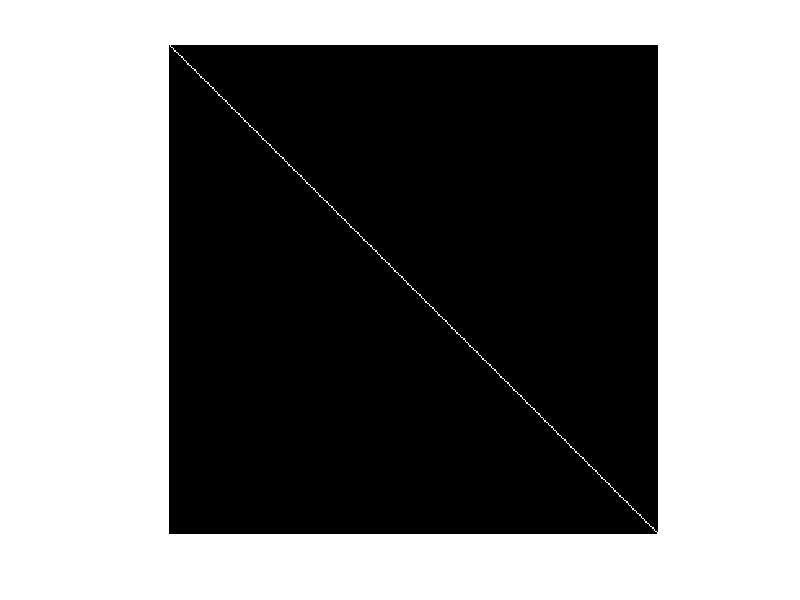

The MATLAB script that drew this image: (Note: this script raises an error after producing the figure.)
% I
A = eye(3);
B = [3 2 4;
    1 2 8;
    6 1 5];
C = A + B;
D = B * 40;
%%
% II

% II.1
E = eye(300);
figure(1); imshow(E)
%%

% II.2
bat = imread("BATEAU.PGM");
bat;
figure(1); imshow(bat)

% De la comprssion avec perte
% Avantages : prend moins de place
% Inconvénient : perte d'information (irrév)

bateau = imread("BATEAU.JPG");
bateau;
figure(2); imshow(bateau)
%%
% III

% III.1

figure(3), imhist(bateau)

bs = imread("BATEAUSOMBRE.JPG");
bs;
figure(1); imshow(bs)
figure(2), imhist(bs)

equalized = histeq(bs, 255)
figure(1); imshow(equalized)

% Concl sur hist & égalisation : 
%%
% III.2
bruit = uint8(randi([0, 20], [256, 256]))
bb = bateau + bruit
figure(1); imshow(bb)
bts = bs + bruit
figure(1); imshow(bts)

% En zoomant sur les mm zones :
% Ressemble au bruit qd photo prise en faible luminosité

z = imnoise(bat, 'salt & pepper')
figure(1); imshow(z)

% Pk ça s'appelle "poivre & sel" : 
%%
% III.3

% sine4
sinus4 = imread("sine4.png")
figure(1); imshow(sinus4)

F4 = fft2(sinus4)
figure(1); imshow(abs(F4))

Fs4 = fftshift(F4)
figure(1); imshow(abs(Fs4))

log_Fs4 = log(1 + abs(Fs4))
figure(1); imshow(abs(log_Fs4))
imshow(log_Fs4, [])

% sine16
sinus16 = imread("sine16.png")
figure(1); imshow(sinus16)

F16 = fft2(sinus16)
figure(1); imshow(abs(F16))

Fs16 = fftshift(F16)
figure(1); imshow(abs(Fs16))

log_Fs16 = log(1 + abs(Fs16))
figure(1); imshow(abs(log_Fs16))
imshow(log_Fs16, [])

% Observation : on voit bien la fréquence du sinus
%%
% IV

merR = imread("mer-R.JPG")
figure(1); imshow(merR)
merG = imread("mer-V.JPG")
figure(1); imshow(merG)
merB = imread("mer-B.JPG")
figure(1); imshow(merB)

mer = cat(3, merR, merG, merB) % concat sur la "3ème" dimension
figure(1); imshow(mer)
%%
% V

bw = imread("BW.bmp")
figure(1); imshow(bw)
H = ones(3, 3) / 9

f0 = filter2(H, bw) % convoluer le 1e arg sur le second
uint8(f0)
figure(1); imshow(f0)
% Les valeurs c juste n * 255 / 9, donc 0, 28, 57, 85, 113, 142, 170, 198, 227, 255
% C un lissage : bah on a convolué avec une sorte de rectangle ie.
% multiplié en fréquence avec un sinus cardinal, c bien une sorte de
% passe-bas

figure(1); imshow(bateau)
f1 = uint8(filter2(H, bateau)) % convoluer le 1e arg sur le second
figure(2); imshow(f1)
% passe-bas, déjà dit

I = [1 1 1;
    1 9 1;
    1 1 1] / 9
f2 = uint8(filter2(I, bateau)) % convoluer le 1e arg sur le second
figure(3); imshow(f2)
% I un peu + en cloche, du coup sa TF aussi, donc passe-bas

batgauss = imgaussfilt(bateau)
figure(1); imshow(batgauss)
batsob = edge(bateau, 'sobel')
figure(1); imshow(batsob)
batcanny = edge(bateau, 'canny')
figure(1); imshow(batcanny)
%%
% VI

% VI.1
A = [10 2 9;
    4 18 14;
    22 7 25]
figure(1); imshow(A)
B = imresize(A, [6, 6], 'nearest') % méthode nearest neighbor
figure(1); imshow(B)
C = uint8(imresize(A, [6, 6], 'bilinear')) % méthode bilinéaire (combi liné des 4 px voisins)
figure(1); imshow(C)
D = uint8(imresize(A, [6, 6], 'bicubic')) % méthode bicubique (combi liné des 16 px voisins)
figure(1); imshow(D)
%%
% VI.2
figure(1); imshow(bat)
B = imresize(bat, [600, 600], 'nearest') % méthode nearest neighbor
figure(1); imshow(B) % purement agrandie
C = uint8(imresize(bat, [600, 600], 'bilinear')) % méthode bilinéaire (combi liné des 4 px voisins)
figure(1); imshow(C) % un peu + floue
D = uint8(imresize(bat, [600, 600], 'bicubic')) % méthode bicubique (combi liné des 16 px voisins)
figure(1); imshow(D) % encore un peu + floue